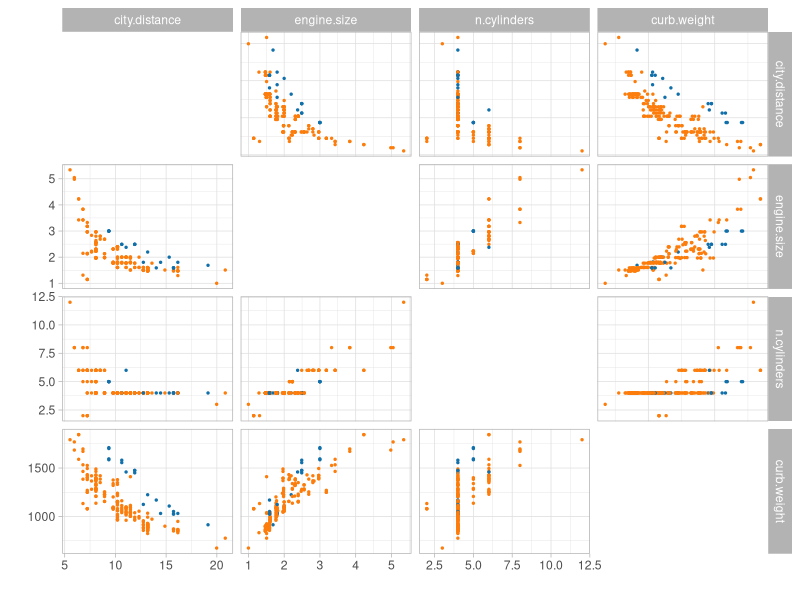
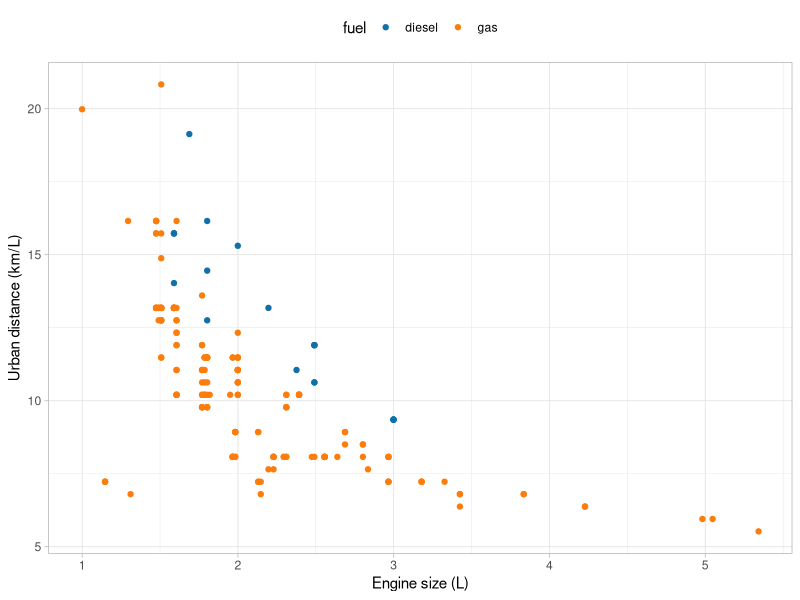
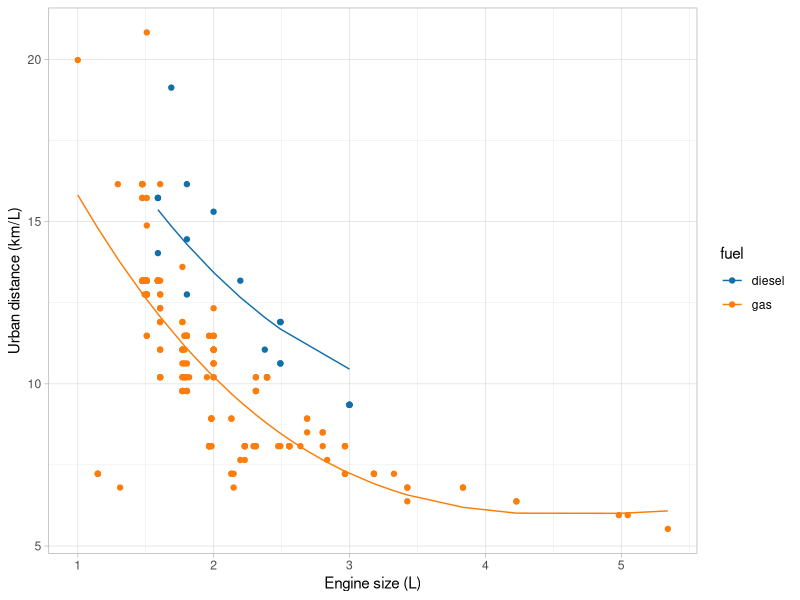
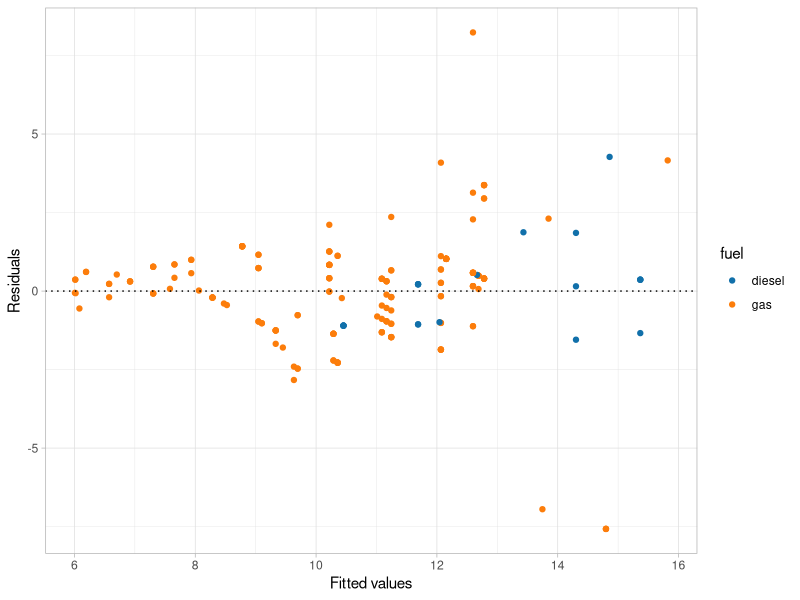
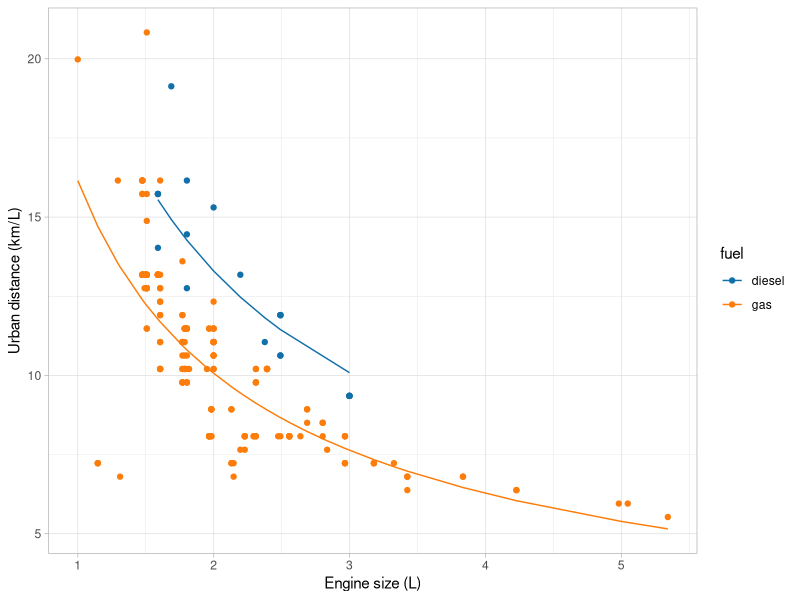
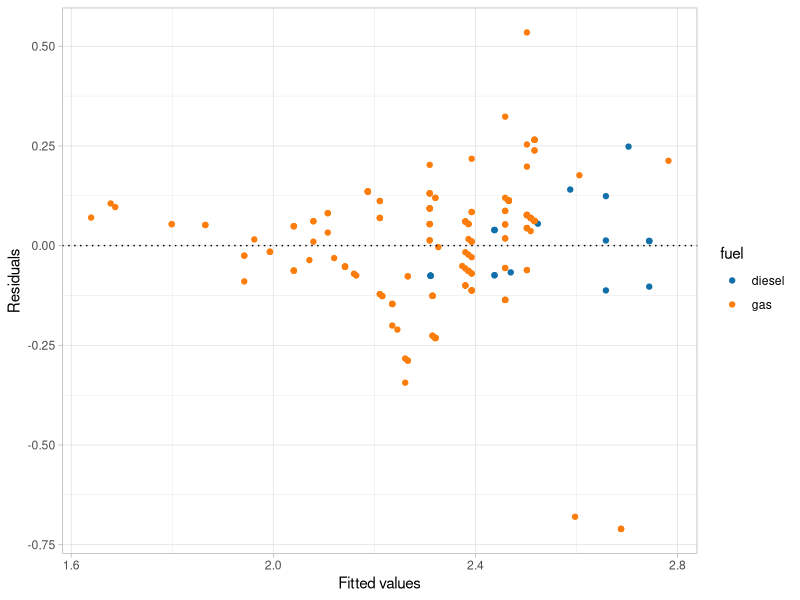
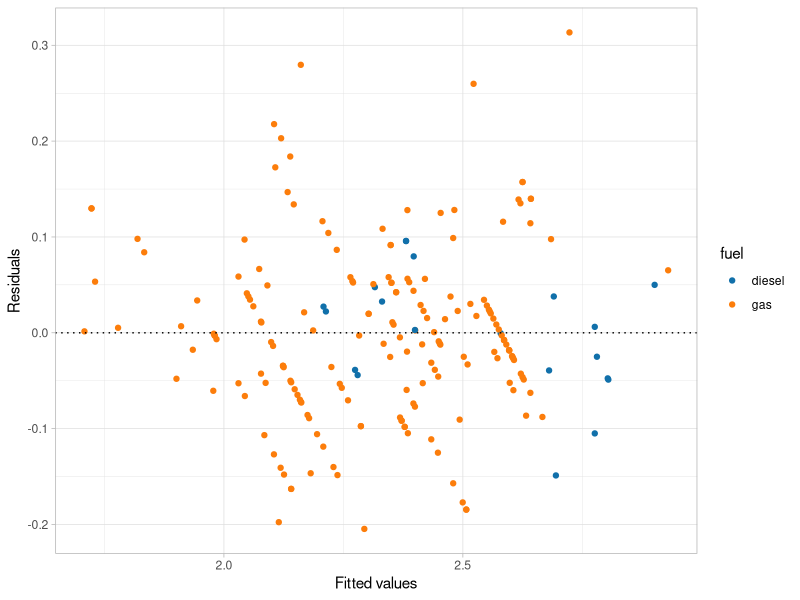

These figures' R source, in order: (Note: this script raises an error after producing the figures.)
library(tidyverse)
library(broom)
library(knitr)
library(ggplot2)
library(GGally)
library(ggthemes)

rm(list = ls())
# The dataset can also be downloaded here: https://tommasorigon.github.io/datamining/data/auto.txt
auto <- read.table("../data/auto.txt", header = TRUE) %>% select(city.distance, engine.size, n.cylinders, curb.weight, fuel)

p0 <- ggpairs(auto,
  columns = 1:4, aes(colour = fuel),
  lower = list(continuous = wrap("points", size = 0.5)),
  upper = list(continuous = wrap("points", size = 0.5)),
  diag = "blank"
) +
  theme_light() +
  scale_color_tableau(palette = "Color Blind") +
  xlab("") +
  ylab("")
p0

ggplot(data = auto, aes(x = engine.size, y = city.distance, col = fuel)) +
  geom_point() +
  theme_light() +
  scale_color_tableau(palette = "Color Blind") +
  theme(legend.position = "top") +
  xlab("Engine size (L)") +
  ylab("Urban distance (km/L)")

m1 <- lm(city.distance ~ engine.size + I(engine.size^2) + I(engine.size^3) + fuel, data = auto)
# kable(tidy(m1, conf.int = FALSE), digits = 3)

kable(glance(m1)[c(1, 3, 10)])

augmented_m1 <- augment(m1)
ggplot(data = augmented_m1, aes(x = engine.size, y = city.distance, col = fuel)) +
  geom_point() +
  geom_line(aes(y = .fitted)) +
  theme_light() +
  theme(legend.position = "right") +
  scale_color_tableau(palette = "Color Blind") +
  xlab("Engine size (L)") +
  ylab("Urban distance (km/L)")

ggplot(data = augmented_m1, aes(x = .fitted, y = .resid, col = fuel)) +
  geom_point() +
  geom_hline(aes(yintercept = 0), linetype = "dotted") +
  theme_light() +
  theme(legend.position = "right") +
  scale_color_tableau(palette = "Color Blind") +
  xlab("Fitted values") +
  ylab("Residuals")

m2 <- lm(log(city.distance) ~ I(log(engine.size)) + fuel, data = auto)
kable(tidy(m2, conf.int = FALSE), digits = 3)

augmented_m2 <- augment(m2, data = auto)
ggplot(data = augmented_m2, aes(x = engine.size, y = city.distance, col = fuel)) +
  geom_point() +
  geom_line(aes(y = exp(.fitted))) +
  theme_light() +
  theme(legend.position = "right") +
  scale_color_tableau(palette = "Color Blind") +
  xlab("Engine size (L)") +
  ylab("Urban distance (km/L)")

ggplot(data = augmented_m2, aes(x = .fitted, y = .resid, col = fuel)) +
  geom_point() +
  geom_hline(aes(yintercept = 0), linetype = "dotted") +
  theme_light() +
  theme(legend.position = "right") +
  scale_color_tableau(palette = "Color Blind") +
  xlab("Fitted values") +
  ylab("Residuals")

r.squared.original <- 1 - sum(mean((auto$city.distance - exp(predict(m2)))^2)) / sum(mean((auto$city.distance - mean(auto$city.distance))^2))
kable(data.frame(r.squared.original = r.squared.original, glance(m2)[c(1, 3, 10)]))

auto$cylinders2 <- factor(auto$n.cylinders == 2)
m3 <- lm(log(city.distance) ~ I(log(engine.size)) + I(log(curb.weight)) + fuel + cylinders2, data = auto)
kable(tidy(m3, conf.int = FALSE), digits = 3)

augmented_m3 <- augment(m3, data = auto)
ggplot(data = augmented_m3, aes(x = .fitted, y = .resid, col = fuel)) +
  geom_point() +
  geom_hline(aes(yintercept = 0), linetype = "dotted") +
  theme_light() +
  theme(legend.position = "right") +
  scale_color_tableau(palette = "Color Blind") +
  xlab("Fitted values") +
  ylab("Residuals")

r.squared.original <- 1 - sum(mean((auto$city.distance - exp(predict(m3)))^2)) / sum(mean((auto$city.distance - mean(auto$city.distance))^2))
kable(data.frame(r.squared.original = r.squared.original, glance(m3)[c(1, 3, 10)]))

m_box <- lm(city.distance ~ engine.size + curb.weight + fuel + cylinders2, data = auto)
MASS::boxcox(m_box)

m_box <- lm(I(1 / city.distance) ~ engine.size + curb.weight + fuel + cylinders2, data = auto)

augmented_m_box <- augment(m_box, data = auto)
ggplot(data = augmented_m_box, aes(x = .fitted, y = .resid, col = fuel)) +
  geom_point() +
  geom_hline(aes(yintercept = 0), linetype = "dotted") +
  theme_light() +
  theme(legend.position = "right") +
  scale_color_tableau(palette = "Color Blind") +
  xlab("Fitted values") +
  ylab("Residuals")
